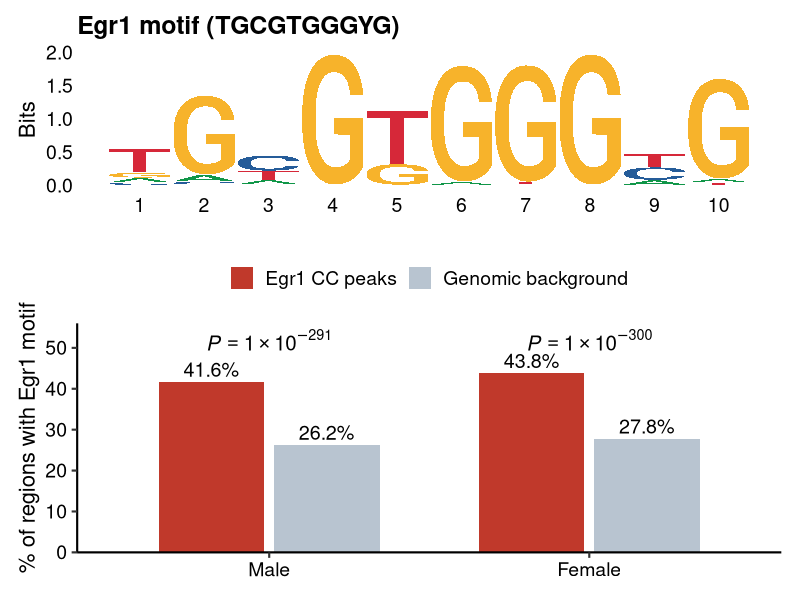
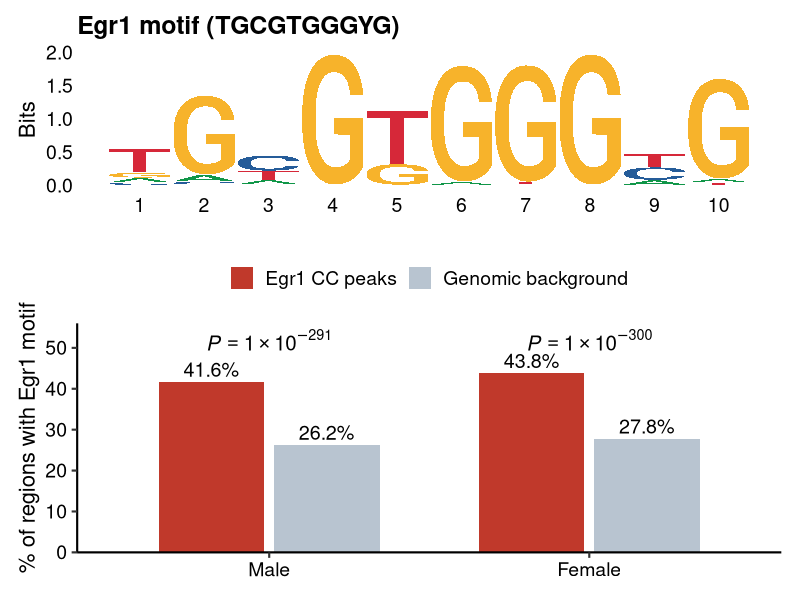

Generate these figures, in order, with R:
## =====================================================================
## Supp Fig 4a - Egr1 motif enrichment in the per-sex Egr1 CC peaks.
##
## Egr1-ONLY panel (not the full ranked motif list): the point is that the
## Egr1 motif is strongly enriched in each sex's Calling Card peaks over a
## matched genomic background, confirming insertions are Egr1-directed.
##
## Data = final v5 HOMER run on the FULL per-sex peaks (Egr1 vs matched WT):
##   suppfig4a_homer_perSex.sh -> output/suppfig4a_homer_v5/*_knownResults.txt
##   Male   n = 11,978 peaks ; Egr1(Zf) P = 1e-291 ; 41.64% peaks vs 26.22% bg
##   Female n = 11,772 peaks ; Egr1(Zf) P = 1e-300 ; 43.78% peaks vs 27.78% bg
## The Egr1 consensus (TGCGTGGGYG) is identical in both sexes.
## PWM below is HOMER's known Egr1 motif (known11.motif from the v5 run).
##
## NOTE: the sex-vs-sex / depth-matched (downsampling) differential analysis
## is a SEPARATE panel/figure - do not merge it into 4a.
## Figure fonts follow the lab presentation minimums (ticks>=14, titles>=16/18).
## =====================================================================

suppressMessages({ library(ggplot2) })
have_logo <- requireNamespace("ggseqlogo", quietly = TRUE) &&
             requireNamespace("patchwork", quietly = TRUE)

out_dir <- "C:/Users/loril/Documents/GitHub/Egr1-Llaci/04_callingcard_analysis/output/figures/suppfig4a_homer"
dir.create(out_dir, showWarnings = FALSE, recursive = TRUE)

## ---- enrichment numbers (from output/suppfig4a_homer_v5/*_knownResults.txt) ----
enr <- data.frame(
  Sex   = factor(rep(c("Male", "Female"), each = 2), levels = c("Male", "Female")),
  Set   = factor(rep(c("Egr1 CC peaks", "Genomic background"), 2),
                 levels = c("Egr1 CC peaks", "Genomic background")),
  Pct   = c(41.64, 26.22, 43.78, 27.78)
)
pann <- data.frame(                         # p-value labels, one per sex
  Sex = factor(c("Male", "Female"), levels = c("Male", "Female")),
  lab = c("italic(P)==1%*%10^-291", "italic(P)==1%*%10^-300"),
  y   = c(52, 52)
)

## ---- HOMER known Egr1 PWM (rows = position, cols = A C G T) ----
homer <- matrix(c(
  0.128, 0.072, 0.142, 0.658,
  0.078, 0.036, 0.882, 0.004,
  0.154, 0.523, 0.023, 0.300,
  0.001, 0.001, 0.997, 0.001,
  0.001, 0.001, 0.282, 0.716,
  0.027, 0.001, 0.971, 0.001,
  0.001, 0.002, 0.973, 0.024,
  0.001, 0.001, 0.997, 0.001,
  0.153, 0.415, 0.010, 0.422,
  0.034, 0.002, 0.940, 0.024), ncol = 4, byrow = TRUE)
colnames(homer) <- c("A", "C", "G", "T")

## ---- bar: % of regions with the Egr1 motif, CC peaks vs background, per sex ----
bar <- ggplot(enr, aes(Sex, Pct, fill = Set)) +
  geom_col(position = position_dodge(width = 0.72), width = 0.66) +
  geom_text(aes(label = sprintf("%.1f%%", Pct)),
            position = position_dodge(width = 0.72), vjust = -0.35, size = 5) +
  geom_text(data = pann, aes(Sex, y, label = lab), parse = TRUE,
            inherit.aes = FALSE, size = 5.2) +
  scale_fill_manual(values = c("Egr1 CC peaks" = "#C0392B",
                               "Genomic background" = "#B8C4D0")) +
  scale_y_continuous(limits = c(0, 56), expand = expansion(mult = c(0, 0))) +
  labs(x = NULL, y = "% of regions with Egr1 motif", fill = NULL) +
  theme_classic(base_size = 16) +
  theme(plot.title   = element_text(size = 18, face = "bold"),
        axis.title.y = element_text(size = 16),
        axis.text    = element_text(size = 14, colour = "black"),
        legend.text  = element_text(size = 14),
        legend.position = "top")

if (have_logo) {
  pwm <- t(homer); rownames(pwm) <- c("A", "C", "G", "T")
  logo <- ggseqlogo::ggseqlogo(pwm, method = "bits") +
    ggtitle("Egr1 motif (TGCGTGGGYG)") +
    theme(plot.title = element_text(size = 18, face = "bold"),
          axis.title.y = element_text(size = 16),
          axis.text  = element_text(size = 14, colour = "black"))
  p <- patchwork::wrap_plots(logo, bar, ncol = 1, heights = c(1, 1.6))
} else {
  message("ggseqlogo/patchwork not installed - writing the bar panel only. ",
          "install.packages(c('ggseqlogo','patchwork')) to add the motif logo.")
  p <- bar + ggtitle("Egr1 motif enrichment in Calling Card peaks")
}

ggsave(file.path(out_dir, "SuppFig4a_Egr1_motif.pdf"), p, width = 7, height = 7)
ggsave(file.path(out_dir, "SuppFig4a_Egr1_motif.png"), p, width = 7, height = 7,
       dpi = 300, bg = "white")
cat("Wrote SuppFig4a_Egr1_motif.{pdf,png} to\n  ", out_dir, "\n")
